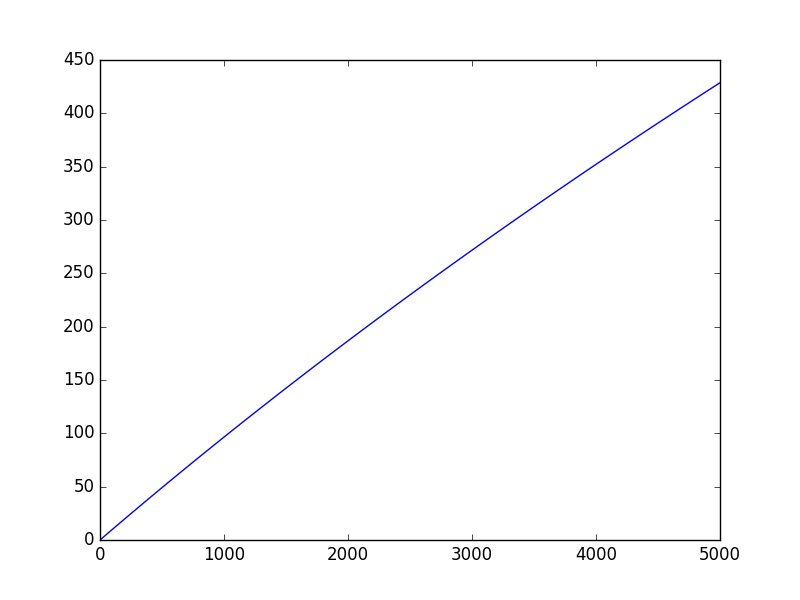

The Python source for this figure:
import numpy as np
import matplotlib.pyplot as plt
 
x=np.linspace(1, 5000, 100)
y=2000 * ( (1+ x/8000)**0.4-1)
plt.figure()
plt.plot(x,y)
plt.savefig("test4.jpg")
